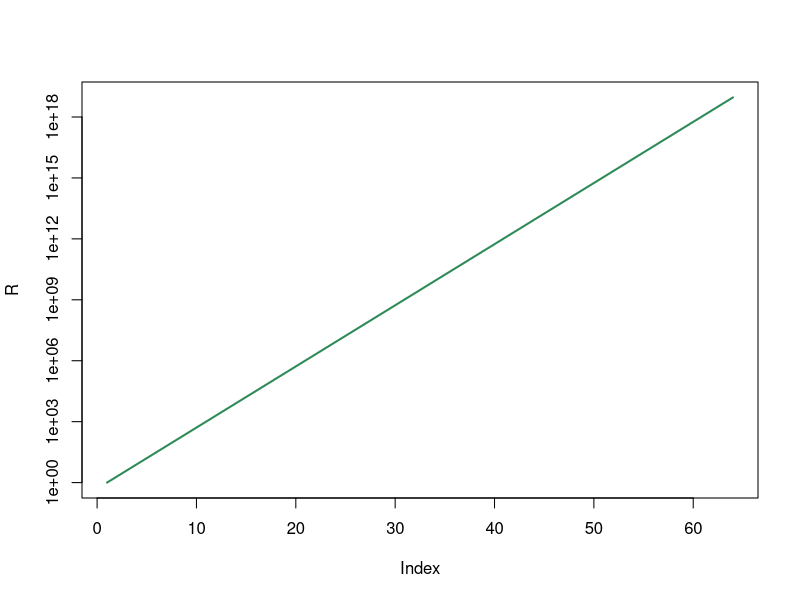
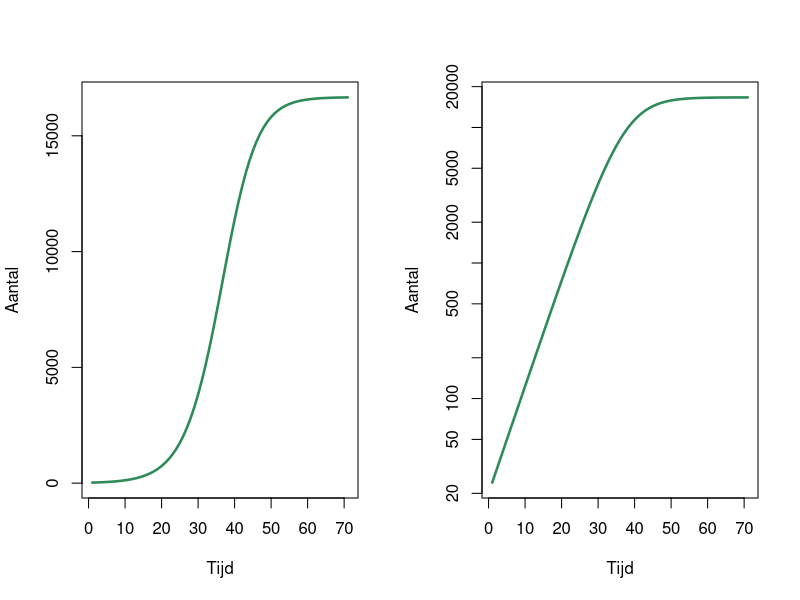

Write the R code that produced these figures, in order.
## ---- chunk 1
#| eval: true
#| echo: true
#| code-fold: false
#| class-output: output

2^64
## ---- chunk 2
#| eval: true
#| echo: true
#| code-fold: false

R <- 1 # beginaantal rijst (initiële conditie)

# herhaal iets 63 keer met een for-loop
for (t in 1:63) {
  R[t+1] <- 2*R[t]
}
print(R[64])
## ---- chunk 3
#| eval: true
#| echo: true
#| code-fold: false
#| label: fig-exponential
#| fig-cap: "Het aantal rijstkorrels per vakje (met log-lineaire schaal op de y-as)."

# beginaantal rijst
R <- 1

# herhaal iets 63 keer met een for-loop
for (i in 1:63) {
  R[i+1] <- R[i]*2 # R in volgende stap is 2*R in deze stap
}

plot(R , type='l', col="seagreen", log="y", lwd=2) 
## ---- chunk 4
#| echo: true
#| label: fig-logaritmischecurves
#| code-fold: true
#| eval: true
#| fig-height: 3
#| fig-cap: "Logistische groei."
#| fig-subcap: 
#|   - "Op lineaire schaal."
#|   - "Op logaritmische schaal."
x<- 24
for(i in 1:70){
  x[i+1] <- x[i] * 1.2 * (1-(x[i]/10^5))
}
par(mfrow=c(1,2))
plot(x, xlab="Tijd", ylab="Aantal", lwd=2.5, type='l', col='seagreen')
plot(x, xlab="Tijd", ylab="Aantal", lwd=2.5, type='l', col='seagreen',log="y")
## ---- chunk 5
# definieren van begin aantal konijnen
konijnen <- 24

# verdubbel het aantal konijnen 10 keer
for (i in 1:10){
    konijnen <- konijnen*2
}
